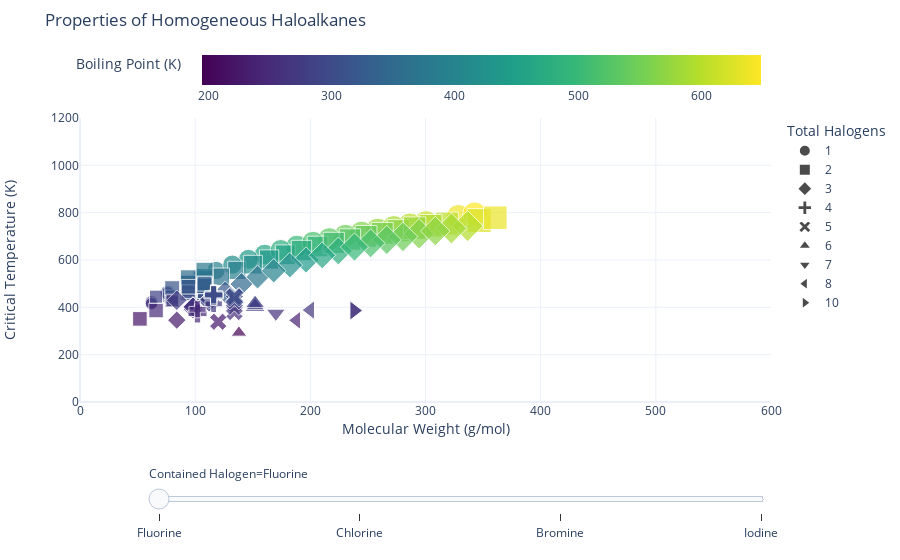

The code cell stored with this chart in its notebook:
### Code cell
#"Good" Figure: Represents data in a consistent manner across all attributes
#Pleasing to the eye
#Uses colorscale which is not cyclical and does not fade out at one end or in the middle
#hover data is named properly
#axes and scales are consistent across all data
#does not try to display too much data at once.
#filtering with slider allows for easy comparison


custom_markers={'1': 'circle', '2': 'square', '3': 'diamond', '4':'cross', '5':'x', '6':'triangle-up', '7':'triangle-down', '8':'triangle-left', '10':'triangle-right'}
label_dict = {'molweight': 'Molecular Weight (g/mol)','critical temperature (K)': 'Critical Temperature (K)','boiling point (K)':'Boiling Point (K)',
                'acentric factor': 'Acentric Factor','name':'Species'}


fig = px.scatter(SingleHalogens, x='molweight', y='critical temperature (K)', 
                 color = 'boiling point (K)', color_continuous_scale='viridis', 
                 size='acentric factor', template='plotly_white',
                 hover_name = 'name', animation_frame='Contained Halogen', symbol='Total Halogens',
                 symbol_map = custom_markers,
                 labels = label_dict,
                 title = 'Properties of Homogeneous Haloalkanes')
fig.update_xaxes(range=[0, 600])
fig.update_yaxes(range=[000, 1200])
fig.update_layout(coloraxis_colorbar_orientation='h')
fig["layout"].pop("updatemenus")
fig.show()

### Figure 1 — Plotly figure (JSON) as saved in the notebook; plotly's stock layout.template omitted (floating-point values rounded to 4 significant figures)
{"data": [{"hovertemplate": "<b>%{hovertext}</b><br><br>Total Halogens=1<br>Contained Halogen=Fluorine<br>Molecular Weight (g/mol)=%{x}<br>Critical Temperature (K)=%{y}<br>Acentric Factor=%{marker.size}<br>Boiling Point (K)=%{marker.color}<extra></extra>", "hovertext": ["1-fluoro-2,2-dimethylbutane", "1-fluoro-2,3-dimethylbutane", "1-fluoro-2-ethylbutane", "1-fluoro-2-methylpentane", "1-fluoro-2-methylpropane", "1-fluoro-3,3-dimethylbutane", "1-fluoro-3-methylpentane", "1-fluoro-4-methylpentane", "1-fluorobutane", "1-fluorodecane", "1-fluorodocosane", "1-fluorododecane", "1-fluoroeicosane", "1-fluoroheptadecane", "1-fluoroheptane", "1-fluorohexadecane", "1-fluorohexane", "1-fluorononadecane", "1-fluorononane", "1-fluorooctadecane", "1-fluorooctane", "1-fluoropentadecane", "1-fluoropropane", "1-fluorotetradecane", "1-fluorotricosane", "1-fluorotridecane", "1-fluoroundecane", "2-fluoro-2,3-dimethylbutane", "2-fluoro-2-methylpentane", "2-fluoro-2-methylpropane", "2-fluoro-3,3-dimethylbutane", "2-fluoro-3-methylpentane", "2-fluoro-4-methylpentane", "2-fluorobutane", "2-fluorohexane", "2-fluoropropane", "3-fluoro-2-methylpentane", "3-fluoro-3-methylpentane", "3-fluorohexane", null], "legendgroup": "1", "marker": {"color": [350, 354.1, 332.3, 355.1, 289.1, 348.9, 360.1, 357.1, 305.6, 459.4, 637.1, 498.1, 614.1, 576.1, 391.1, 562.1, 364.6, 602.1, 438.1, 589.1, 415.4, 547.1, 269.9, 531.1, 648.1, 515.1, 479.1, 340, 350, 285.2, 343.1, 350, 350, 298.2, 359.4, 263.8, 345.1, 340, 356.1, 400], "coloraxis": "coloraxis", "size": [0.342, 0.282, 0.253, 0.342, 0.254, 0.313, 0.342, 0.342, 0.309, 0.555, 0.755, 0.625, 0.782, 0.742, 0.436, 0.719, 0.391, 0.773, 0.518, 0.753, 0.479, 0.698, 0.227, 0.667, 0.731, 0.646, 0.588, 0.282, 0.282, 0.194, 0.253, 0.313, 0.313, 0.254, 0.342, 0.204, 0.313, 0.282, 0.342, 0.4], "sizemode": "area", "sizeref": 0.002605, "symbol": "circle"}, "mode": "markers", "name": "1", "orientation": "v", "showlegend": true, "type": "scatter", "x": [104.2, 104.2, 104.2, 104.2, 76.11, 104.2, 104.2, 104.2, 76.11, 160.3, 328.6, 188.3, 300.5, 258.5, 118.2, 244.4, 104.2, 286.5, 146.2, 272.5, 132.2, 230.4, 62.09, 216.4, 342.6, 202.4, 174.3, 104.2, 104.2, 76.11, 104.2, 104.2, 104.2, 76.11, 104.2, 62.09, 104.2, 104.2, 104.2, -100], "xaxis": "x", "y": [514.8, 529.5, 501.0, 522.4, 444.6, 517.3, 529.8, 525.4, 460.7, 623.1, 783.5, 658.6, 756.8, 726.2, 555.8, 714.6, 528.1, 747.3, 602.9, 737.1, 580.5, 702.1, 422, 688.7, 795.2, 674.2, 641.6, 508.3, 523.3, 446.8, 517.4, 519, 519, 458.6, 528.6, 415.7, 511.8, 508.3, 523.7, 400], "yaxis": "y"}, {"hovertemplate": "<b>%{hovertext}</b><br><br>Total Halogens=2<br>Contained Halogen=Fluorine<br>Molecular Weight (g/mol)=%{x}<br>Critical Temperature (K)=%{y}<br>Acentric Factor=%{marker.size}<br>Boiling Point (K)=%{marker.color}<extra></extra>", "hovertext": ["1,1-difluoro-2,2-dimethylpropane", "1,1-difluoro-2-methylbutane", "1,1-difluoro-2-methylpropane", "1,1-difluoro-3-methylbutane", "1,1-difluorobutane", "1,1-difluorodecane", "1,1-difluorodocosane", "1,1-difluorododecane", "1,1-difluoroeicosane", "1,1-difluoroethane", "1,1-difluoroheptadecane", "1,1-difluoroheptane", "1,1-difluorohexadecane", "1,1-difluorohexane", "1,1-difluorononadecane", "1,1-difluorononane", "1,1-difluorooctadecane", "1,1-difluorooctane", "1,1-difluoropentadecane", "1,1-difluoropentane", "1,1-difluoropropane", "1,1-difluorotetradecane", "1,1-difluorotricosane", "1,1-difluorotridecane", "1,1-difluoroundecane", "1,2-difluoro-2-methylbutane", "1,2-difluoro-2-methylpropane", "1,2-difluoro-3-methylbutane", "1,2-difluorobutane", "1,2-difluoroethane", "1,2-difluoropentane", "1,2-difluoropropane", "1,3-difluoro-2,2-dimethylpropane", "1,3-difluoro-2-ethylpropane", "1,3-difluoro-2-methylbutane", "1,3-difluoro-2-methylpropane", "1,3-difluoro-3-methylbutane", "1,3-difluorobutane", "1,3-difluoropentane", "1,3-difluoropropane", "1,4-difluoro-2-methylbutane", "1,4-difluorobutane", "1,4-difluoropentane", "1,5-difluoropentane", "2,2-difluoro-3-methylbutane", "2,2-difluorobutane", "2,2-difluoropentane", "2,2-difluoropropane", "2,3-difluoro-2-methylbutane", "2,3-difluorobutane", "2,3-difluoropentane", "2,4-difluoropentane", "3,3-difluoropentane", "difluoromethane", null], "legendgroup": "2", "marker": {"color": [308.7, 311.5, 306.1, 311.5, 314.1, 456.1, 624.1, 492.1, 603.1, 249.1, 566.1, 392.9, 553.1, 368.1, 591.1, 436.1, 579.1, 415.1, 539.1, 342.1, 281.1, 524.1, 635.1, 509.1, 475.1, 309.1, 308.1, 311.5, 323.1, 283.6, 348.1, 288.1, 309.1, 311.9, 311.5, 336.1, 309.1, 333.1, 353.1, 314.4, 311.9, 350.9, 359.1, 378.6, 308.7, 304.1, 332.9, 272.8, 308.7, 320.1, 330, 330, 333.4, 221.5, 400], "coloraxis": "coloraxis", "size": [0.261, 0.321, 0.277, 0.321, 0.367, 0.512, 0.748, 0.557, 0.687, 0.275, 0.643, 0.433, 0.633, 0.401, 0.67, 0.483, 0.662, 0.456, 0.619, 0.38, 0.276, 0.595, 0.721, 0.586, 0.541, 0.29, 0.246, 0.321, 0.306, 0.222, 0.351, 0.265, 0.29, 0.351, 0.321, 0.306, 0.29, 0.306, 0.351, 0.292, 0.351, 0.336, 0.351, 0.381, 0.261, 0.246, 0.29, 0.202, 0.261, 0.277, 0.321, 0.321, 0.29, 0.277, 0.4], "sizemode": "area", "sizeref": 0.002605, "symbol": "square"}, "mode": "markers", "name": "2", "orientation": "v", "showlegend": true, "type": "scatter", "x": [108.1, 108.1, 94.1, 108.1, 94.1, 178.3, 346.6, 206.3, 318.5, 66.05, 276.5, 136.2, 262.4, 122.2, 304.5, 164.2, 290.5, 150.2, 248.4, 108.1, 80.08, 234.4, 360.6, 220.3, 192.3, 108.1, 94.1, 108.1, 94.1, 66.05, 108.1, 80.08, 108.1, 108.1, 108.1, 94.1, 108.1, 94.1, 108.1, 80.08, 108.1, 94.1, 108.1, 108.1, 108.1, 94.1, 108.1, 80.08, 108.1, 94.1, 108.1, 108.1, 108.1, 52.02, -100], "xaxis": "x", "y": [467.1, 463.4, 465.7, 463.4, 463.3, 622, 766.6, 656.9, 754, 386.4, 723.6, 556.1, 712.1, 529, 744.5, 602.2, 734.4, 580.3, 699.8, 498.4, 430, 686.6, 778.6, 672.3, 640.2, 463.7, 472.9, 463.4, 487.3, 445, 513.8, 443.3, 463.7, 460.3, 463.4, 506.9, 463.7, 502.4, 521.2, 480.9, 460.3, 524.7, 530.0, 554.4, 467.1, 466.6, 499.4, 429.0, 467.1, 487.0, 491, 491, 500.2, 351.3, 400], "yaxis": "y"}, {"hovertemplate": "<b>%{hovertext}</b><br><br>Total Halogens=3<br>Contained Halogen=Fluorine<br>Molecular Weight (g/mol)=%{x}<br>Critical Temperature (K)=%{y}<br>Acentric Factor=%{marker.size}<br>Boiling Point (K)=%{marker.color}<extra></extra>", "hovertext": ["1,1,1-trifluoro-2-methylpropane", "1,1,1-trifluorobutane", "1,1,1-trifluorodecane", "1,1,1-trifluorododecane", "1,1,1-trifluoroeicosane", "1,1,1-trifluoroethane", "1,1,1-trifluoroheptadecane", "1,1,1-trifluoroheptane", "1,1,1-trifluorohexadecane", "1,1,1-trifluorohexane", "1,1,1-trifluorononadecane", "1,1,1-trifluorononane", "1,1,1-trifluorooctadecane", "1,1,1-trifluorooctane", "1,1,1-trifluoropentadecane", "1,1,1-trifluoropentane", "1,1,1-trifluoropropane", "1,1,1-trifluorotetradecane", "1,1,1-trifluorotridecane", "1,1,1-trifluoroundecane", "1,1,2-trifluoro-2-methylpropane", "1,1,2-trifluorobutane", "1,1,2-trifluoroethane", "1,1,2-trifluoropropane", "1,1,3-trifluoro-2-methylpropane", "1,1,3-trifluorobutane", "1,1,3-trifluoropropane", "1,1,4-trifluorobutane", "1,2,2-trifluorobutane", "1,2,2-trifluoropropane", "1,2,3-trifluorobutane", "1,2,3-trifluoropropane", "1,2,4-trifluorobutane", "1,3,3-trifluorobutane", "1,3-difluoro-2-(fluoromethyl)-propane", "2,3,3-trifluorobutane", null], "legendgroup": "3", "marker": {"color": [285.1, 289.9, 442.1, 481.1, 597.1, 225.8, 560.1, 374.1, 545.1, 348.1, 585.1, 421.1, 569.1, 398.1, 530.1, 320.1, 260.1, 515.1, 498.1, 462.1, 285.1, 287.9, 278.1, 265.0, 287.9, 287.9, 265.4, 288.3, 285.5, 262.6, 287.9, 265.4, 288.3, 285.5, 288.3, 285.1, 400], "coloraxis": "coloraxis", "size": [0.269, 0.368, 0.533, 0.597, 0.746, 0.261, 0.713, 0.439, 0.682, 0.409, 0.733, 0.505, 0.668, 0.467, 0.658, 0.383, 0.301, 0.645, 0.615, 0.564, 0.269, 0.33, 0.326, 0.285, 0.33, 0.33, 0.315, 0.36, 0.298, 0.254, 0.33, 0.315, 0.36, 0.298, 0.36, 0.269, 0.4], "sizemode": "area", "sizeref": 0.002605, "symbol": "diamond"}, "mode": "markers", "name": "3", "orientation": "v", "showlegend": true, "type": "scatter", "x": [112.1, 112.1, 196.3, 224.3, 336.5, 84.04, 294.4, 154.2, 280.4, 140.1, 322.5, 182.2, 308.5, 168.2, 266.4, 126.1, 98.07, 252.4, 238.3, 210.3, 112.1, 112.1, 84.04, 98.07, 112.1, 112.1, 98.07, 112.1, 112.1, 98.07, 112.1, 98.07, 112.1, 112.1, 112.1, 112.1, -100], "xaxis": "x", "y": [432.9, 425.8, 600.1, 638.2, 743.4, 345.9, 710.6, 527.9, 698.2, 498.2, 733.2, 578.4, 722.3, 554.5, 684.8, 464.5, 392, 670.4, 654.9, 620, 432.9, 429.8, 429.8, 404.6, 429.8, 429.8, 401.7, 426.9, 429.8, 404.6, 429.8, 401.7, 426.9, 429.8, 426.9, 432.9, 400], "yaxis": "y"}, {"hovertemplate": "<b>%{hovertext}</b><br><br>Total Halogens=4<br>Contained Halogen=Fluorine<br>Molecular Weight (g/mol)=%{x}<br>Critical Temperature (K)=%{y}<br>Acentric Factor=%{marker.size}<br>Boiling Point (K)=%{marker.color}<extra></extra>", "hovertext": ["1,1,1,2-tetrafluoroethane", "1,1,1,2-tetrafluoropropane", "1,1,1,3-tetrafluoropropane", "1,1,2,2-tetrafluoroethane", "1,1,2,2-tetrafluoropropane", "1,1,2,3-tetrafluoropropane", "1,1,3,3-tetrafluoropropane", "1,2,2,3-tetrafluoropropane", null], "legendgroup": "4", "marker": {"color": [247.1, 272.1, 302.6, 250.2, 300, 300, 300, 300, 400], "coloraxis": "coloraxis", "size": [0.327, 0.277, 0.306, 0.266, 0.277, 0.338, 0.338, 0.306, 0.4], "sizemode": "area", "sizeref": 0.002605, "symbol": "cross"}, "mode": "markers", "name": "4", "orientation": "v", "showlegend": true, "type": "scatter", "x": [102.0, 116.1, 116.1, 102.0, 116.1, 116.1, 116.1, 116.1, -100], "xaxis": "x", "y": [374.2, 414.8, 457.1, 391.8, 457.3, 449.4, 449.4, 453.2, 400], "yaxis": "y"}, {"hovertemplate": "<b>%{hovertext}</b><br><br>Total Halogens=5<br>Contained Halogen=Fluorine<br>Molecular Weight (g/mol)=%{x}<br>Critical Temperature (K)=%{y}<br>Acentric Factor=%{marker.size}<br>Boiling Point (K)=%{marker.color}<extra></extra>", "hovertext": ["1,1,1,2,2-pentafluoropropane", "1,1,1,2,3-pentafluoropropane", "1,1,1,3,3-pentafluoropropane", "1,1,2,2,3-pentafluoropropane", "1,1,2,3,3-pentafluoropropane", "pentafluoroethane", null], "legendgroup": "5", "marker": {"color": [255.5, 270, 288.4, 299.1, 300, 225.0, 400], "coloraxis": "coloraxis", "size": [0.305, 0.33, 0.33, 0.33, 0.37, 0.305, 0.4], "sizemode": "area", "sizeref": 0.002605, "symbol": "x"}, "mode": "markers", "name": "5", "orientation": "v", "showlegend": true, "type": "scatter", "x": [134.0, 134.0, 134.0, 134.0, 134.0, 120.0, -100], "xaxis": "x", "y": [380.1, 403.8, 427.2, 447.4, 441.4, 339.2, 400], "yaxis": "y"}, {"hovertemplate": "<b>%{hovertext}</b><br><br>Total Halogens=6<br>Contained Halogen=Fluorine<br>Molecular Weight (g/mol)=%{x}<br>Critical Temperature (K)=%{y}<br>Acentric Factor=%{marker.size}<br>Boiling Point (K)=%{marker.color}<extra></extra>", "hovertext": ["1,1,1,2,2,3-hexafluoropropane", "1,1,1,2,3,3-hexafluoropropane", "1,1,1,3,3,3-hexafluoropropane", "1,1,2,2,3,3-hexafluoropropane", "hexafluoroethane", null], "legendgroup": "6", "marker": {"color": [274.4, 279.4, 272.4, 283.1, 194.9, 400], "coloraxis": "coloraxis", "size": [0.409, 0.369, 0.321, 0.358, 0.249, 0.4], "sizemode": "area", "sizeref": 0.002605, "symbol": "triangle-up"}, "mode": "markers", "name": "6", "orientation": "v", "showlegend": true, "type": "scatter", "x": [152.0, 152.0, 152.0, 152.0, 138.0, -100], "xaxis": "x", "y": [401.2, 412.4, 406.9, 417.1, 292.8, 400], "yaxis": "y"}, {"hovertemplate": "<b>%{hovertext}</b><br><br>Total Halogens=7<br>Contained Halogen=Fluorine<br>Molecular Weight (g/mol)=%{x}<br>Critical Temperature (K)=%{y}<br>Acentric Factor=%{marker.size}<br>Boiling Point (K)=%{marker.color}<extra></extra>", "hovertext": ["heptafluoropropane", null], "legendgroup": "7", "marker": {"color": [256.8, 400], "coloraxis": "coloraxis", "size": [0.355, 0.4], "sizemode": "area", "sizeref": 0.002605, "symbol": "triangle-down"}, "mode": "markers", "name": "7", "orientation": "v", "showlegend": true, "type": "scatter", "x": [170.0, -100], "xaxis": "x", "y": [374.8, 400], "yaxis": "y"}, {"hovertemplate": "<b>%{hovertext}</b><br><br>Total Halogens=8<br>Contained Halogen=Fluorine<br>Molecular Weight (g/mol)=%{x}<br>Critical Temperature (K)=%{y}<br>Acentric Factor=%{marker.size}<br>Boiling Point (K)=%{marker.color}<extra></extra>", "hovertext": ["octafluorocyclobutane", "octafluoropropane", null], "legendgroup": "8", "marker": {"color": [267.2, 236.4, 400], "coloraxis": "coloraxis", "size": [0.356, 0.327, 0.4], "sizemode": "area", "sizeref": 0.002605, "symbol": "triangle-left"}, "mode": "markers", "name": "8", "orientation": "v", "showlegend": true, "type": "scatter", "x": [200.0, 188.0, -100], "xaxis": "x", "y": [388.4, 345.1, 400], "yaxis": "y"}, {"hovertemplate": "<b>%{hovertext}</b><br><br>Total Halogens=10<br>Contained Halogen=Fluorine<br>Molecular Weight (g/mol)=%{x}<br>Critical Temperature (K)=%{y}<br>Acentric Factor=%{marker.size}<br>Boiling Point (K)=%{marker.color}<extra></extra>", "hovertext": ["decafluorobutane", "perfluoroisobutane", null], "legendgroup": "10", "marker": {"color": [271.1, 261.1, 400], "coloraxis": "coloraxis", "size": [0.372, 0.372, 0.4], "sizemode": "area", "sizeref": 0.002605, "symbol": "triangle-right"}, "mode": "markers", "name": "10", "orientation": "v", "showlegend": true, "type": "scatter", "x": [238.0, 238.0, -100], "xaxis": "x", "y": [386.4, 386.4, 400], "yaxis": "y"}], "layout": {"coloraxis": {"colorbar": {"orientation": "h", "title": {"text": "Boiling Point (K)"}}, "colorscale": [[0, "#440154"], [0.1111, "#482878"], [0.2222, "#3e4989"], [0.3333, "#31688e"], [0.4444, "#26828e"], [0.5556, "#1f9e89"], [0.6667, "#35b779"], [0.7778, "#6ece58"], [0.8889, "#b5de2b"], [1, "#fde725"]]}, "legend": {"itemsizing": "constant", "title": {"text": "Total Halogens"}, "tracegroupgap": 0}, "sliders": [{"active": 0, "currentvalue": {"prefix": "Contained Halogen="}, "len": 0.9, "pad": {"b": 10, "t": 60}, "steps": [{"args": [["Fluorine"], {"frame": {"duration": 0, "redraw": false}, "fromcurrent": true, "mode": "immediate", "transition": {"duration": 0, "easing": "linear"}}], "label": "Fluorine", "method": "animate"}, {"args": [["Chlorine"], {"frame": {"duration": 0, "redraw": false}, "fromcurrent": true, "mode": "immediate", "transition": {"duration": 0, "easing": "linear"}}], "label": "Chlorine", "method": "animate"}, {"args": [["Bromine"], {"frame": {"duration": 0, "redraw": false}, "fromcurrent": true, "mode": "immediate", "transition": {"duration": 0, "easing": "linear"}}], "label": "Bromine", "method": "animate"}, {"args": [["Iodine"], {"frame": {"duration": 0, "redraw": false}, "fromcurrent": true, "mode": "immediate", "transition": {"duration": 0, "easing": "linear"}}], "label": "Iodine", "method": "animate"}], "x": 0.1, "xanchor": "left", "y": 0, "yanchor": "top"}], "title": {"text": "Properties of Homogeneous Haloalkanes"}, "xaxis": {"anchor": "y", "domain": [0, 1], "range": [0, 600], "title": {"text": "Molecular Weight (g/mol)"}}, "yaxis": {"anchor": "x", "domain": [0, 1], "range": [0, 1200], "title": {"text": "Critical Temperature (K)"}}}}
